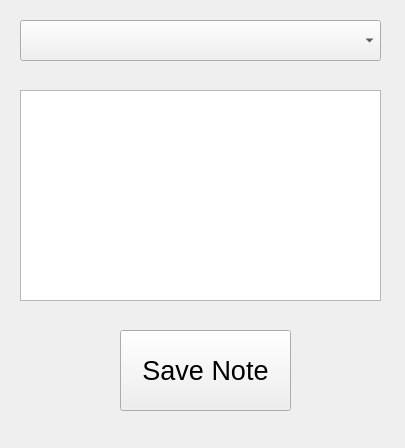
<?xml version="1.0" encoding="UTF-8"?>
<ui version="4.0">
 <class>Form</class>
 <widget class="QWidget" name="Form">
  <property name="geometry">
   <rect>
    <x>0</x>
    <y>0</y>
    <width>405</width>
    <height>448</height>
   </rect>
  </property>
  <property name="sizePolicy">
   <sizepolicy hsizetype="Preferred" vsizetype="Preferred">
    <horstretch>0</horstretch>
    <verstretch>0</verstretch>
   </sizepolicy>
  </property>
  <property name="maximumSize">
   <size>
    <width>405</width>
    <height>650</height>
   </size>
  </property>
  <property name="baseSize">
   <size>
    <width>405</width>
    <height>650</height>
   </size>
  </property>
  <property name="windowTitle">
   <string>My Notes</string>
  </property>
  <widget class="QComboBox" name="noteItem">
   <property name="geometry">
    <rect>
     <x>20</x>
     <y>20</y>
     <width>361</width>
     <height>41</height>
    </rect>
   </property>
  </widget>
  <widget class="QPlainTextEdit" name="noteText">
   <property name="geometry">
    <rect>
     <x>20</x>
     <y>90</y>
     <width>361</width>
     <height>211</height>
    </rect>
   </property>
  </widget>
  <widget class="QPushButton" name="saveNote">
   <property name="geometry">
    <rect>
     <x>120</x>
     <y>330</y>
     <width>171</width>
     <height>81</height>
    </rect>
   </property>
   <property name="font">
    <font>
     <pointsize>20</pointsize>
    </font>
   </property>
   <property name="text">
    <string>Save Note</string>
   </property>
  </widget>
 </widget>
 <resources/>
 <connections/>
</ui>
